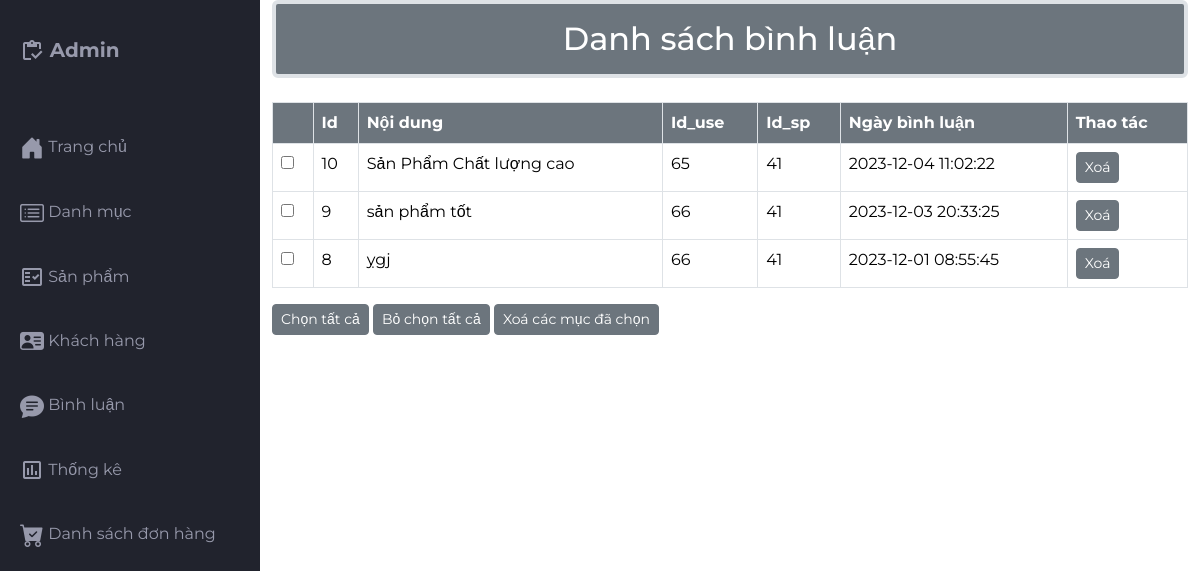
The app's page /src/Admin/indexadmin.php?act=listbl with its own data.
### tables this page shows
CREATE TABLE `coment` (
  `cmt_id` int(10) NOT NULL COMMENT 'ID bình luận',
  `cmt_content` text NOT NULL COMMENT 'Nội dung bình luận',
  `cmt_date` varchar(50) NOT NULL DEFAULT current_timestamp() COMMENT 'Ngày bình luận',
  `pro_id` int(10) NOT NULL COMMENT 'ID Sản phẩm',
  `kh_id` int(10) NOT NULL COMMENT 'Id Khách hàng'
);

### src/app/model/connectdb.php (called while the page is built, shortened)
<?php
function get_connect(){
    try {
        $conn = new PDO("mysql:host=localhost;dbname=da1;charset=utf8","root","");
        $conn->setAttribute(PDO::ATTR_ERRMODE, PDO::ERRMODE_EXCEPTION);
        return $conn;
    } catch (\Throwable $th) {
        echo 'kết nối thất bại';
    }
}
function pdo_queryall($sql){
    $thamso = array_slice(func_get_args(),1);
    try {
        $conn = get_connect();
        $exe = $conn->prepare($sql);
        $exe->execute($thamso);
        $result = $exe->fetchAll();
        return $result;
    } catch (\Throwable $th) {
        echo 'Thao Tác Thất Bại.';
    }
    finally{
        unset($conn);
    }
}
?>

### src/app/model/binhluan.php (called while the page is built, shortened)
<?php
    function load_binhluan($pro_id = 0){
        $sql = "select * from coment where 1";
        $sql .= " order by cmt_id desc";
        $result = pdo_queryall($sql);
        return $result;
    }
?>

### src/Admin/binhluan/list_bl.php (the view)
<div class="container">
    <h2 class="border border-4 mb-4 text-bg-secondary p-3 text-center rounded">Danh sách bình luận</h2>
        <div class="table-responsive">
          <table class="table table-bordered ">
              <thead>
                <tr>
                  <Th class="text-bg-secondary"></Th>
                  <th class="text-bg-secondary">Id</th>
                  <th class="text-bg-secondary">Nội dung</th>
                  <th class="text-bg-secondary">Id_use</th>
                  <Th class="text-bg-secondary">Id_sp</Th>
                  <Th class="text-bg-secondary">Ngày bình luận</Th>
                  <Th class="text-bg-secondary">Thao tác</Th>
                </tr>
              </thead>
              <tbody>
                 <?php foreach ($listbl as $bl) {
                  extract($bl);
                ?>
                <tr>
                  <td><input type="checkbox" name="checkbox" id=""></td>
                  <td><?= $cmt_id   ?></td>
                  <td><?= $cmt_content  ?></td>
                  <td><?= $pro_id    ?></td>
                  <td><?= $kh_id    ?></td>
                  <td><?= $cmt_date  ?></td>
                  <td>
                      <a href="indexadmin.php?act=xoabl&cmt_id=<?php echo $cmt_id ?>"><input type="button" class="btn btn-secondary btn-sm" name="" value="Xoá" id=""></a>
                  </td>
                </tr>
                <?php  } ?>
              </tbody>
            </table>
        </div>
        <div class="">
          <button type="button" class="btn btn-secondary btn-sm ">Chọn tất cả</button>
          <button type="button" class="btn btn-secondary btn-sm">Bỏ chọn tất cả</button>
          <button type="button" class="btn btn-secondary btn-sm">Xoá các mục đã chọn</button>
        </div>
</div>

### src/Admin/css/styles.css (style rules this page uses)
body { margin: 0; padding: 0; box-sizing: border-box; background-color: #e6e8ed; color: #666666; font-family: "Montserrat", sans-serif; }

### records on screen
coment: cmt_id "10", cmt_content "Sản Phẩm Chất lượng cao", pro "65", kh "41", cmt_date "2023-12-04 11:02:22"
coment: cmt_id "9", cmt_content "sản phẩm tốt", pro "66", kh "41", cmt_date "2023-12-03 20:33:25"
coment: cmt_id "8", cmt_content "ỵgj", pro "66", kh "41", cmt_date "2023-12-01 08:55:45"
